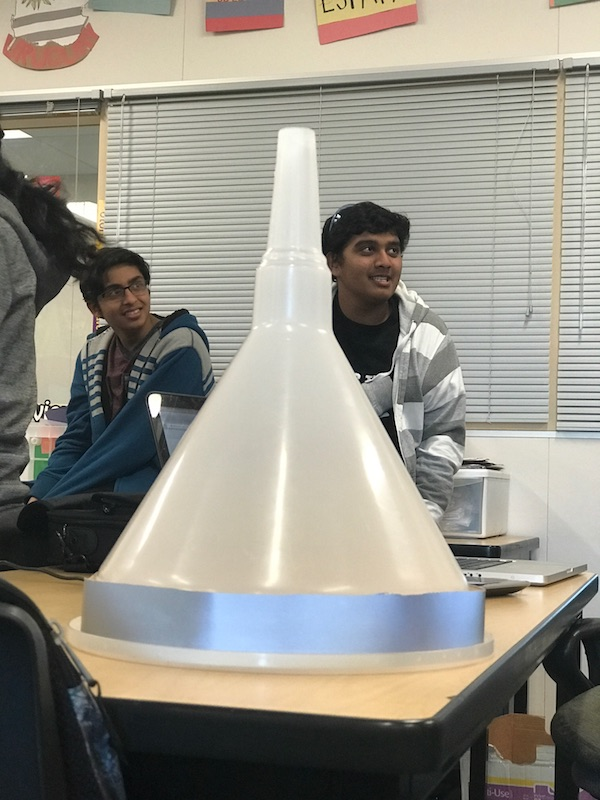
#> input picture pic.jpg, 600 x 800 px
$ python -i Slider.py   (imports and definitions only)
#> lines starting #> are read from the running program, lines starting #| are printed output that depends on the picture; after the words box and inside, x2 and y2 are one past the last pixel; in counts of white or black regions, pixels touching at a corner belong together
import cv2 as cv

class Slider(object):
	"""docstring for Slider"""
	def __init__(self, src):
#> called with src = 'pic.jpg'
		super(Slider, self).__init__()
		image = cv.imread(src)
#> image is the input picture: shape (800, 600, 3); mean B, G, R 135.4, 145.2, 147.9
		image = cv.GaussianBlur(image, (3,3), 1, 1)
		cvted = cv.cvtColor(image, cv.COLOR_BGR2HSV)
#> cvted: shape (800, 600, 3); mean H, S, V 44.2, 37.4, 152.6
		seperated = cv.split(cvted)
		hue = seperated[0]
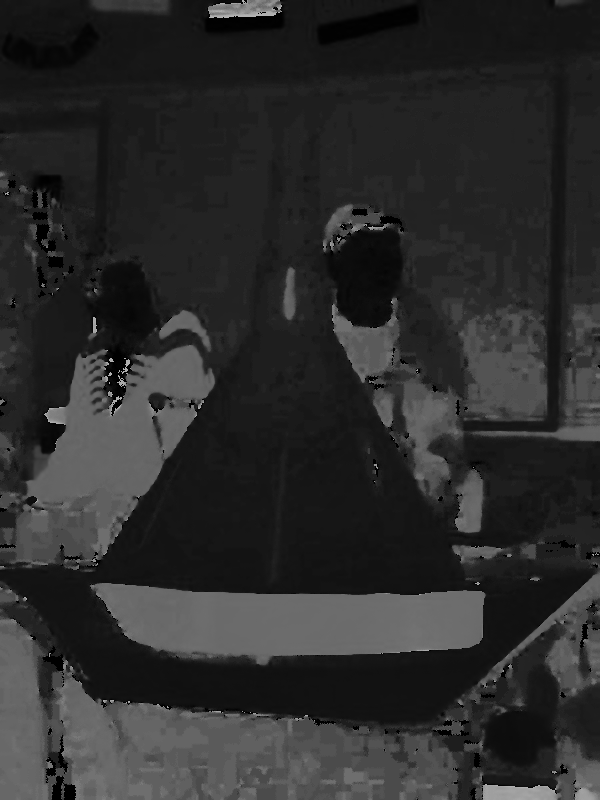
#> hue: shape (800, 600); min 0, max 179, mean 44.2
		self.img = hue
		self.min = 0
		self.max = 255

	def getImage(self):
		return self.img

	def setMin(self, val):
		self.min = val
		self.thresh()

	def setMax(self, val):
		self.max = val
		self.thresh()

	"""private methods"""

	def thresh(self):
		a, lower = cv.threshold(self.img, self.min, 255, cv.THRESH_BINARY)
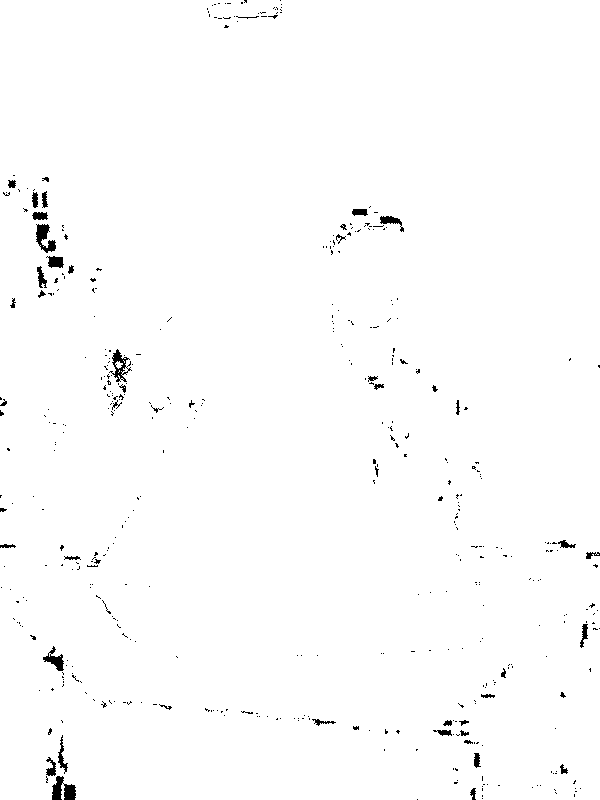
#> lower: shape (800, 600); 99% white; 454 black regions (406 under 20 px), largest, box (x1, y1, x2, y2) and area: (52, 776, 76, 800) 365, (36, 224, 56, 253) 306, (109, 349, 132, 382) 274
#> a = 0
		b, upper = cv.threshold(self.img, self.max, 255, cv.THRESH_BINARY_INV)
#> upper: shape (800, 600); every value is 255

		self.img = lower & upper
		#return result

def printVersion():
	print("Version 1.0")

>>> result = Slider('pic.jpg').thresh()
